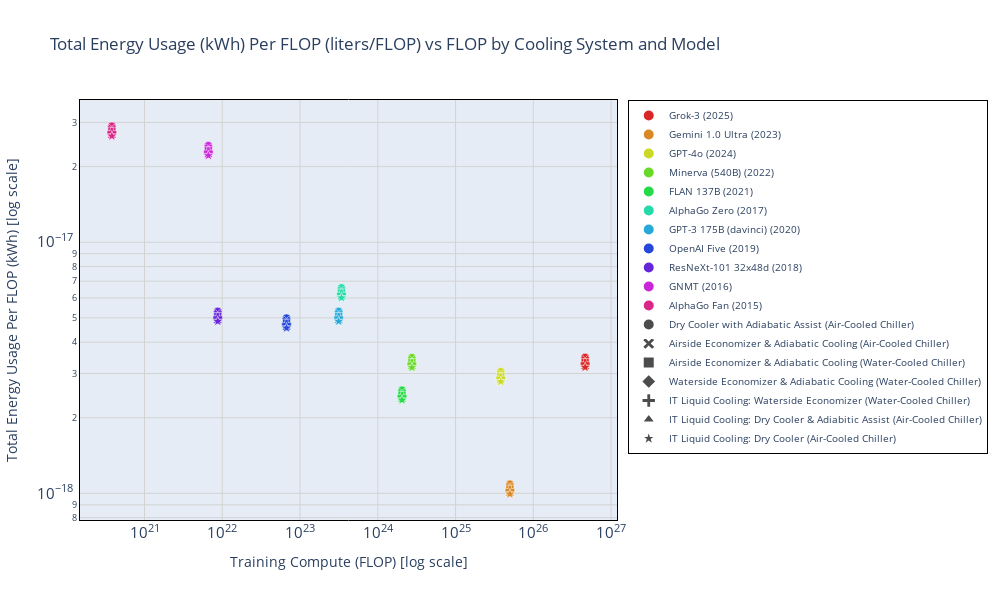

The notebook cell saved with this chart:
### Code cell
fig = create_scatter_plot(
    data=combined_notable,
    y_column='Total Energy Per FLOP',
    y_label='Total Energy Usage Per FLOP',
    y_units='kWh',
    plot_title='Total Energy Usage (kWh) Per FLOP (liters/FLOP) vs FLOP by Cooling System and Model'
)
fig.show()

### Figure 1 — Plotly figure (JSON) as saved in the notebook; plotly's stock layout.template omitted (floating-point values rounded to 4 significant figures)
{"data": [{"hovertemplate": "%{hovertext}<extra></extra>", "hovertext": ["<b>Grok-3 (2025)</b><br>Cooling: Dry Cooler with Adiabatic Assist (Air-Cooled Chiller)<br>Training Compute: 4.64e+26 FLOP<br>Total Energy Usage Per FLOP: 3.48e-18 kWh", "<b>Grok-3 (2025)</b><br>Cooling: Airside Economizer & Adiabatic Cooling (Air-Cooled Chiller)<br>Training Compute: 4.64e+26 FLOP<br>Total Energy Usage Per FLOP: 3.39e-18 kWh", "<b>Grok-3 (2025)</b><br>Cooling: Airside Economizer & Adiabatic Cooling (Water-Cooled Chiller)<br>Training Compute: 4.64e+26 FLOP<br>Total Energy Usage Per FLOP: 3.32e-18 kWh", "<b>Grok-3 (2025)</b><br>Cooling: Waterside Economizer & Adiabatic Cooling (Water-Cooled Chiller)<br>Training Compute: 4.64e+26 FLOP<br>Total Energy Usage Per FLOP: 3.24e-18 kWh", "<b>Grok-3 (2025)</b><br>Cooling: IT Liquid Cooling: Waterside Economizer (Water-Cooled Chiller)<br>Training Compute: 4.64e+26 FLOP<br>Total Energy Usage Per FLOP: 3.29e-18 kWh", "<b>Grok-3 (2025)</b><br>Cooling: IT Liquid Cooling: Dry Cooler & Adiabitic Assist (Air-Cooled Chiller)<br>Training Compute: 4.64e+26 FLOP<br>Total Energy Usage Per FLOP: 3.18e-18 kWh", "<b>Grok-3 (2025)</b><br>Cooling: IT Liquid Cooling: Dry Cooler (Air-Cooled Chiller)<br>Training Compute: 4.64e+26 FLOP<br>Total Energy Usage Per FLOP: 3.18e-18 kWh"], "marker": {"color": "hsl(0.0,70%,50%)", "line": {"color": "white", "width": 0.5}, "size": 8, "symbol": ["circle", "x", "square", "diamond", "cross", "triangle-up", "star"]}, "mode": "markers", "name": "Grok-3 (2025)", "showlegend": true, "type": "scatter", "x": [4.64e+26, 4.64e+26, 4.64e+26, 4.64e+26, 4.64e+26, 4.64e+26, 4.64e+26], "y": [3.483e-18, 3.394e-18, 3.323e-18, 3.243e-18, 3.289e-18, 3.175e-18, 3.175e-18]}, {"hovertemplate": "%{hovertext}<extra></extra>", "hovertext": ["<b>Gemini 1.0 Ultra (2023)</b><br>Cooling: Dry Cooler with Adiabatic Assist (Air-Cooled Chiller)<br>Training Compute: 5.00e+25 FLOP<br>Total Energy Usage Per FLOP: 1.09e-18 kWh", "<b>Gemini 1.0 Ultra (2023)</b><br>Cooling: Airside Economizer & Adiabatic Cooling (Air-Cooled Chiller)<br>Training Compute: 5.00e+25 FLOP<br>Total Energy Usage Per FLOP: 1.06e-18 kWh", "<b>Gemini 1.0 Ultra (2023)</b><br>Cooling: Airside Economizer & Adiabatic Cooling (Water-Cooled Chiller)<br>Training Compute: 5.00e+25 FLOP<br>Total Energy Usage Per FLOP: 1.04e-18 kWh", "<b>Gemini 1.0 Ultra (2023)</b><br>Cooling: Waterside Economizer & Adiabatic Cooling (Water-Cooled Chiller)<br>Training Compute: 5.00e+25 FLOP<br>Total Energy Usage Per FLOP: 1.02e-18 kWh", "<b>Gemini 1.0 Ultra (2023)</b><br>Cooling: IT Liquid Cooling: Waterside Economizer (Water-Cooled Chiller)<br>Training Compute: 5.00e+25 FLOP<br>Total Energy Usage Per FLOP: 1.03e-18 kWh", "<b>Gemini 1.0 Ultra (2023)</b><br>Cooling: IT Liquid Cooling: Dry Cooler & Adiabitic Assist (Air-Cooled Chiller)<br>Training Compute: 5.00e+25 FLOP<br>Total Energy Usage Per FLOP: 9.94e-19 kWh", "<b>Gemini 1.0 Ultra (2023)</b><br>Cooling: IT Liquid Cooling: Dry Cooler (Air-Cooled Chiller)<br>Training Compute: 5.00e+25 FLOP<br>Total Energy Usage Per FLOP: 9.94e-19 kWh"], "marker": {"color": "hsl(32.72727272727273,70%,50%)", "line": {"color": "white", "width": 0.5}, "size": 8, "symbol": ["circle", "x", "square", "diamond", "cross", "triangle-up", "star"]}, "mode": "markers", "name": "Gemini 1.0 Ultra (2023)", "showlegend": true, "type": "scatter", "x": [5e+25, 5e+25, 5e+25, 5e+25, 5e+25, 5e+25, 5e+25], "y": [1.09e-18, 1.062e-18, 1.04e-18, 1.015e-18, 1.03e-18, 9.939e-19, 9.939e-19]}, {"hovertemplate": "%{hovertext}<extra></extra>", "hovertext": ["<b>GPT-4o (2024)</b><br>Cooling: Dry Cooler with Adiabatic Assist (Air-Cooled Chiller)<br>Training Compute: 3.81e+25 FLOP<br>Total Energy Usage Per FLOP: 3.06e-18 kWh", "<b>GPT-4o (2024)</b><br>Cooling: Airside Economizer & Adiabatic Cooling (Air-Cooled Chiller)<br>Training Compute: 3.81e+25 FLOP<br>Total Energy Usage Per FLOP: 2.98e-18 kWh", "<b>GPT-4o (2024)</b><br>Cooling: Airside Economizer & Adiabatic Cooling (Water-Cooled Chiller)<br>Training Compute: 3.81e+25 FLOP<br>Total Energy Usage Per FLOP: 2.91e-18 kWh", "<b>GPT-4o (2024)</b><br>Cooling: Waterside Economizer & Adiabatic Cooling (Water-Cooled Chiller)<br>Training Compute: 3.81e+25 FLOP<br>Total Energy Usage Per FLOP: 2.84e-18 kWh", "<b>GPT-4o (2024)</b><br>Cooling: IT Liquid Cooling: Waterside Economizer (Water-Cooled Chiller)<br>Training Compute: 3.81e+25 FLOP<br>Total Energy Usage Per FLOP: 2.89e-18 kWh", "<b>GPT-4o (2024)</b><br>Cooling: IT Liquid Cooling: Dry Cooler & Adiabitic Assist (Air-Cooled Chiller)<br>Training Compute: 3.81e+25 FLOP<br>Total Energy Usage Per FLOP: 2.79e-18 kWh", "<b>GPT-4o (2024)</b><br>Cooling: IT Liquid Cooling: Dry Cooler (Air-Cooled Chiller)<br>Training Compute: 3.81e+25 FLOP<br>Total Energy Usage Per FLOP: 2.79e-18 kWh"], "marker": {"color": "hsl(65.45454545454545,70%,50%)", "line": {"color": "white", "width": 0.5}, "size": 8, "symbol": ["circle", "x", "square", "diamond", "cross", "triangle-up", "star"]}, "mode": "markers", "name": "GPT-4o (2024)", "showlegend": true, "type": "scatter", "x": [3.81e+25, 3.81e+25, 3.81e+25, 3.81e+25, 3.81e+25, 3.81e+25, 3.81e+25], "y": [3.055e-18, 2.978e-18, 2.915e-18, 2.845e-18, 2.885e-18, 2.786e-18, 2.786e-18]}, {"hovertemplate": "%{hovertext}<extra></extra>", "hovertext": ["<b>Minerva (540B) (2022)</b><br>Cooling: Dry Cooler with Adiabatic Assist (Air-Cooled Chiller)<br>Training Compute: 2.74e+24 FLOP<br>Total Energy Usage Per FLOP: 3.48e-18 kWh", "<b>Minerva (540B) (2022)</b><br>Cooling: Airside Economizer & Adiabatic Cooling (Air-Cooled Chiller)<br>Training Compute: 2.74e+24 FLOP<br>Total Energy Usage Per FLOP: 3.39e-18 kWh", "<b>Minerva (540B) (2022)</b><br>Cooling: Airside Economizer & Adiabatic Cooling (Water-Cooled Chiller)<br>Training Compute: 2.74e+24 FLOP<br>Total Energy Usage Per FLOP: 3.32e-18 kWh", "<b>Minerva (540B) (2022)</b><br>Cooling: Waterside Economizer & Adiabatic Cooling (Water-Cooled Chiller)<br>Training Compute: 2.74e+24 FLOP<br>Total Energy Usage Per FLOP: 3.24e-18 kWh", "<b>Minerva (540B) (2022)</b><br>Cooling: IT Liquid Cooling: Waterside Economizer (Water-Cooled Chiller)<br>Training Compute: 2.74e+24 FLOP<br>Total Energy Usage Per FLOP: 3.28e-18 kWh", "<b>Minerva (540B) (2022)</b><br>Cooling: IT Liquid Cooling: Dry Cooler & Adiabitic Assist (Air-Cooled Chiller)<br>Training Compute: 2.74e+24 FLOP<br>Total Energy Usage Per FLOP: 3.17e-18 kWh", "<b>Minerva (540B) (2022)</b><br>Cooling: IT Liquid Cooling: Dry Cooler (Air-Cooled Chiller)<br>Training Compute: 2.74e+24 FLOP<br>Total Energy Usage Per FLOP: 3.17e-18 kWh"], "marker": {"color": "hsl(98.18181818181819,70%,50%)", "line": {"color": "white", "width": 0.5}, "size": 8, "symbol": ["circle", "x", "square", "diamond", "cross", "triangle-up", "star"]}, "mode": "markers", "name": "Minerva (540B) (2022)", "showlegend": true, "type": "scatter", "x": [2.742e+24, 2.742e+24, 2.742e+24, 2.742e+24, 2.742e+24, 2.742e+24, 2.742e+24], "y": [3.477e-18, 3.389e-18, 3.317e-18, 3.237e-18, 3.284e-18, 3.17e-18, 3.17e-18]}, {"hovertemplate": "%{hovertext}<extra></extra>", "hovertext": ["<b>FLAN 137B (2021)</b><br>Cooling: Dry Cooler with Adiabatic Assist (Air-Cooled Chiller)<br>Training Compute: 2.05e+24 FLOP<br>Total Energy Usage Per FLOP: 2.58e-18 kWh", "<b>FLAN 137B (2021)</b><br>Cooling: Airside Economizer & Adiabatic Cooling (Air-Cooled Chiller)<br>Training Compute: 2.05e+24 FLOP<br>Total Energy Usage Per FLOP: 2.51e-18 kWh", "<b>FLAN 137B (2021)</b><br>Cooling: Airside Economizer & Adiabatic Cooling (Water-Cooled Chiller)<br>Training Compute: 2.05e+24 FLOP<br>Total Energy Usage Per FLOP: 2.46e-18 kWh", "<b>FLAN 137B (2021)</b><br>Cooling: Waterside Economizer & Adiabatic Cooling (Water-Cooled Chiller)<br>Training Compute: 2.05e+24 FLOP<br>Total Energy Usage Per FLOP: 2.40e-18 kWh", "<b>FLAN 137B (2021)</b><br>Cooling: IT Liquid Cooling: Waterside Economizer (Water-Cooled Chiller)<br>Training Compute: 2.05e+24 FLOP<br>Total Energy Usage Per FLOP: 2.44e-18 kWh", "<b>FLAN 137B (2021)</b><br>Cooling: IT Liquid Cooling: Dry Cooler & Adiabitic Assist (Air-Cooled Chiller)<br>Training Compute: 2.05e+24 FLOP<br>Total Energy Usage Per FLOP: 2.35e-18 kWh", "<b>FLAN 137B (2021)</b><br>Cooling: IT Liquid Cooling: Dry Cooler (Air-Cooled Chiller)<br>Training Compute: 2.05e+24 FLOP<br>Total Energy Usage Per FLOP: 2.35e-18 kWh"], "marker": {"color": "hsl(130.9090909090909,70%,50%)", "line": {"color": "white", "width": 0.5}, "size": 8, "symbol": ["circle", "x", "square", "diamond", "cross", "triangle-up", "star"]}, "mode": "markers", "name": "FLAN 137B (2021)", "showlegend": true, "type": "scatter", "x": [2.047e+24, 2.047e+24, 2.047e+24, 2.047e+24, 2.047e+24, 2.047e+24, 2.047e+24], "y": [2.58e-18, 2.514e-18, 2.461e-18, 2.402e-18, 2.436e-18, 2.352e-18, 2.352e-18]}, {"hovertemplate": "%{hovertext}<extra></extra>", "hovertext": ["<b>AlphaGo Zero (2017)</b><br>Cooling: Dry Cooler with Adiabatic Assist (Air-Cooled Chiller)<br>Training Compute: 3.41e+23 FLOP<br>Total Energy Usage Per FLOP: 6.59e-18 kWh", "<b>AlphaGo Zero (2017)</b><br>Cooling: Airside Economizer & Adiabatic Cooling (Air-Cooled Chiller)<br>Training Compute: 3.41e+23 FLOP<br>Total Energy Usage Per FLOP: 6.42e-18 kWh", "<b>AlphaGo Zero (2017)</b><br>Cooling: Airside Economizer & Adiabatic Cooling (Water-Cooled Chiller)<br>Training Compute: 3.41e+23 FLOP<br>Total Energy Usage Per FLOP: 6.29e-18 kWh", "<b>AlphaGo Zero (2017)</b><br>Cooling: Waterside Economizer & Adiabatic Cooling (Water-Cooled Chiller)<br>Training Compute: 3.41e+23 FLOP<br>Total Energy Usage Per FLOP: 6.14e-18 kWh", "<b>AlphaGo Zero (2017)</b><br>Cooling: IT Liquid Cooling: Waterside Economizer (Water-Cooled Chiller)<br>Training Compute: 3.41e+23 FLOP<br>Total Energy Usage Per FLOP: 6.22e-18 kWh", "<b>AlphaGo Zero (2017)</b><br>Cooling: IT Liquid Cooling: Dry Cooler & Adiabitic Assist (Air-Cooled Chiller)<br>Training Compute: 3.41e+23 FLOP<br>Total Energy Usage Per FLOP: 6.01e-18 kWh", "<b>AlphaGo Zero (2017)</b><br>Cooling: IT Liquid Cooling: Dry Cooler (Air-Cooled Chiller)<br>Training Compute: 3.41e+23 FLOP<br>Total Energy Usage Per FLOP: 6.01e-18 kWh"], "marker": {"color": "hsl(163.63636363636363,70%,50%)", "line": {"color": "white", "width": 0.5}, "size": 8, "symbol": ["circle", "x", "square", "diamond", "cross", "triangle-up", "star"]}, "mode": "markers", "name": "AlphaGo Zero (2017)", "showlegend": true, "type": "scatter", "x": [3.41e+23, 3.41e+23, 3.41e+23, 3.41e+23, 3.41e+23, 3.41e+23, 3.41e+23], "y": [6.589e-18, 6.422e-18, 6.287e-18, 6.135e-18, 6.223e-18, 6.008e-18, 6.008e-18]}, {"hovertemplate": "%{hovertext}<extra></extra>", "hovertext": ["<b>GPT-3 175B (davinci) (2020)</b><br>Cooling: Dry Cooler with Adiabatic Assist (Air-Cooled Chiller)<br>Training Compute: 3.14e+23 FLOP<br>Total Energy Usage Per FLOP: 5.31e-18 kWh", "<b>GPT-3 175B (davinci) (2020)</b><br>Cooling: Airside Economizer & Adiabatic Cooling (Air-Cooled Chiller)<br>Training Compute: 3.14e+23 FLOP<br>Total Energy Usage Per FLOP: 5.18e-18 kWh", "<b>GPT-3 175B (davinci) (2020)</b><br>Cooling: Airside Economizer & Adiabatic Cooling (Water-Cooled Chiller)<br>Training Compute: 3.14e+23 FLOP<br>Total Energy Usage Per FLOP: 5.07e-18 kWh", "<b>GPT-3 175B (davinci) (2020)</b><br>Cooling: Waterside Economizer & Adiabatic Cooling (Water-Cooled Chiller)<br>Training Compute: 3.14e+23 FLOP<br>Total Energy Usage Per FLOP: 4.95e-18 kWh", "<b>GPT-3 175B (davinci) (2020)</b><br>Cooling: IT Liquid Cooling: Waterside Economizer (Water-Cooled Chiller)<br>Training Compute: 3.14e+23 FLOP<br>Total Energy Usage Per FLOP: 5.02e-18 kWh", "<b>GPT-3 175B (davinci) (2020)</b><br>Cooling: IT Liquid Cooling: Dry Cooler & Adiabitic Assist (Air-Cooled Chiller)<br>Training Compute: 3.14e+23 FLOP<br>Total Energy Usage Per FLOP: 4.84e-18 kWh", "<b>GPT-3 175B (davinci) (2020)</b><br>Cooling: IT Liquid Cooling: Dry Cooler (Air-Cooled Chiller)<br>Training Compute: 3.14e+23 FLOP<br>Total Energy Usage Per FLOP: 4.84e-18 kWh"], "marker": {"color": "hsl(196.36363636363637,70%,50%)", "line": {"color": "white", "width": 0.5}, "size": 8, "symbol": ["circle", "x", "square", "diamond", "cross", "triangle-up", "star"]}, "mode": "markers", "name": "GPT-3 175B (davinci) (2020)", "showlegend": true, "type": "scatter", "x": [3.14e+23, 3.14e+23, 3.14e+23, 3.14e+23, 3.14e+23, 3.14e+23, 3.14e+23], "y": [5.311e-18, 5.176e-18, 5.067e-18, 4.945e-18, 5.016e-18, 4.842e-18, 4.842e-18]}, {"hovertemplate": "%{hovertext}<extra></extra>", "hovertext": ["<b>OpenAI Five (2019)</b><br>Cooling: Dry Cooler with Adiabatic Assist (Air-Cooled Chiller)<br>Training Compute: 6.70e+22 FLOP<br>Total Energy Usage Per FLOP: 5.00e-18 kWh", "<b>OpenAI Five (2019)</b><br>Cooling: Airside Economizer & Adiabatic Cooling (Air-Cooled Chiller)<br>Training Compute: 6.70e+22 FLOP<br>Total Energy Usage Per FLOP: 4.87e-18 kWh", "<b>OpenAI Five (2019)</b><br>Cooling: Airside Economizer & Adiabatic Cooling (Water-Cooled Chiller)<br>Training Compute: 6.70e+22 FLOP<br>Total Energy Usage Per FLOP: 4.77e-18 kWh", "<b>OpenAI Five (2019)</b><br>Cooling: Waterside Economizer & Adiabatic Cooling (Water-Cooled Chiller)<br>Training Compute: 6.70e+22 FLOP<br>Total Energy Usage Per FLOP: 4.65e-18 kWh", "<b>OpenAI Five (2019)</b><br>Cooling: IT Liquid Cooling: Waterside Economizer (Water-Cooled Chiller)<br>Training Compute: 6.70e+22 FLOP<br>Total Energy Usage Per FLOP: 4.72e-18 kWh", "<b>OpenAI Five (2019)</b><br>Cooling: IT Liquid Cooling: Dry Cooler & Adiabitic Assist (Air-Cooled Chiller)<br>Training Compute: 6.70e+22 FLOP<br>Total Energy Usage Per FLOP: 4.55e-18 kWh", "<b>OpenAI Five (2019)</b><br>Cooling: IT Liquid Cooling: Dry Cooler (Air-Cooled Chiller)<br>Training Compute: 6.70e+22 FLOP<br>Total Energy Usage Per FLOP: 4.55e-18 kWh"], "marker": {"color": "hsl(229.0909090909091,70%,50%)", "line": {"color": "white", "width": 0.5}, "size": 8, "symbol": ["circle", "x", "square", "diamond", "cross", "triangle-up", "star"]}, "mode": "markers", "name": "OpenAI Five (2019)", "showlegend": true, "type": "scatter", "x": [6.7e+22, 6.7e+22, 6.7e+22, 6.7e+22, 6.7e+22, 6.7e+22, 6.7e+22], "y": [4.995e-18, 4.868e-18, 4.766e-18, 4.651e-18, 4.718e-18, 4.555e-18, 4.555e-18]}, {"hovertemplate": "%{hovertext}<extra></extra>", "hovertext": ["<b>ResNeXt-101 32x48d (2018)</b><br>Cooling: Dry Cooler with Adiabatic Assist (Air-Cooled Chiller)<br>Training Compute: 8.74e+21 FLOP<br>Total Energy Usage Per FLOP: 5.31e-18 kWh", "<b>ResNeXt-101 32x48d (2018)</b><br>Cooling: Airside Economizer & Adiabatic Cooling (Air-Cooled Chiller)<br>Training Compute: 8.74e+21 FLOP<br>Total Energy Usage Per FLOP: 5.18e-18 kWh", "<b>ResNeXt-101 32x48d (2018)</b><br>Cooling: Airside Economizer & Adiabatic Cooling (Water-Cooled Chiller)<br>Training Compute: 8.74e+21 FLOP<br>Total Energy Usage Per FLOP: 5.07e-18 kWh", "<b>ResNeXt-101 32x48d (2018)</b><br>Cooling: Waterside Economizer & Adiabatic Cooling (Water-Cooled Chiller)<br>Training Compute: 8.74e+21 FLOP<br>Total Energy Usage Per FLOP: 4.95e-18 kWh", "<b>ResNeXt-101 32x48d (2018)</b><br>Cooling: IT Liquid Cooling: Waterside Economizer (Water-Cooled Chiller)<br>Training Compute: 8.74e+21 FLOP<br>Total Energy Usage Per FLOP: 5.02e-18 kWh", "<b>ResNeXt-101 32x48d (2018)</b><br>Cooling: IT Liquid Cooling: Dry Cooler & Adiabitic Assist (Air-Cooled Chiller)<br>Training Compute: 8.74e+21 FLOP<br>Total Energy Usage Per FLOP: 4.84e-18 kWh", "<b>ResNeXt-101 32x48d (2018)</b><br>Cooling: IT Liquid Cooling: Dry Cooler (Air-Cooled Chiller)<br>Training Compute: 8.74e+21 FLOP<br>Total Energy Usage Per FLOP: 4.84e-18 kWh"], "marker": {"color": "hsl(261.8181818181818,70%,50%)", "line": {"color": "white", "width": 0.5}, "size": 8, "symbol": ["circle", "x", "square", "diamond", "cross", "triangle-up", "star"]}, "mode": "markers", "name": "ResNeXt-101 32x48d (2018)", "showlegend": true, "type": "scatter", "x": [8.744e+21, 8.744e+21, 8.744e+21, 8.744e+21, 8.744e+21, 8.744e+21, 8.744e+21], "y": [5.311e-18, 5.176e-18, 5.067e-18, 4.945e-18, 5.016e-18, 4.842e-18, 4.842e-18]}, {"hovertemplate": "%{hovertext}<extra></extra>", "hovertext": ["<b>GNMT (2016)</b><br>Cooling: Dry Cooler with Adiabatic Assist (Air-Cooled Chiller)<br>Training Compute: 6.62e+21 FLOP<br>Total Energy Usage Per FLOP: 2.43e-17 kWh", "<b>GNMT (2016)</b><br>Cooling: Airside Economizer & Adiabatic Cooling (Air-Cooled Chiller)<br>Training Compute: 6.62e+21 FLOP<br>Total Energy Usage Per FLOP: 2.37e-17 kWh", "<b>GNMT (2016)</b><br>Cooling: Airside Economizer & Adiabatic Cooling (Water-Cooled Chiller)<br>Training Compute: 6.62e+21 FLOP<br>Total Energy Usage Per FLOP: 2.32e-17 kWh", "<b>GNMT (2016)</b><br>Cooling: Waterside Economizer & Adiabatic Cooling (Water-Cooled Chiller)<br>Training Compute: 6.62e+21 FLOP<br>Total Energy Usage Per FLOP: 2.26e-17 kWh", "<b>GNMT (2016)</b><br>Cooling: IT Liquid Cooling: Waterside Economizer (Water-Cooled Chiller)<br>Training Compute: 6.62e+21 FLOP<br>Total Energy Usage Per FLOP: 2.29e-17 kWh", "<b>GNMT (2016)</b><br>Cooling: IT Liquid Cooling: Dry Cooler & Adiabitic Assist (Air-Cooled Chiller)<br>Training Compute: 6.62e+21 FLOP<br>Total Energy Usage Per FLOP: 2.21e-17 kWh", "<b>GNMT (2016)</b><br>Cooling: IT Liquid Cooling: Dry Cooler (Air-Cooled Chiller)<br>Training Compute: 6.62e+21 FLOP<br>Total Energy Usage Per FLOP: 2.21e-17 kWh"], "marker": {"color": "hsl(294.54545454545456,70%,50%)", "line": {"color": "white", "width": 0.5}, "size": 8, "symbol": ["circle", "x", "square", "diamond", "cross", "triangle-up", "star"]}, "mode": "markers", "name": "GNMT (2016)", "showlegend": true, "type": "scatter", "x": [6.62e+21, 6.62e+21, 6.62e+21, 6.62e+21, 6.62e+21, 6.62e+21, 6.62e+21], "y": [2.428e-17, 2.366e-17, 2.317e-17, 2.261e-17, 2.293e-17, 2.214e-17, 2.214e-17]}, {"hovertemplate": "%{hovertext}<extra></extra>", "hovertext": ["<b>AlphaGo Fan (2015)</b><br>Cooling: Dry Cooler with Adiabatic Assist (Air-Cooled Chiller)<br>Training Compute: 3.80e+20 FLOP<br>Total Energy Usage Per FLOP: 2.90e-17 kWh", "<b>AlphaGo Fan (2015)</b><br>Cooling: Airside Economizer & Adiabatic Cooling (Air-Cooled Chiller)<br>Training Compute: 3.80e+20 FLOP<br>Total Energy Usage Per FLOP: 2.83e-17 kWh", "<b>AlphaGo Fan (2015)</b><br>Cooling: Airside Economizer & Adiabatic Cooling (Water-Cooled Chiller)<br>Training Compute: 3.80e+20 FLOP<br>Total Energy Usage Per FLOP: 2.77e-17 kWh", "<b>AlphaGo Fan (2015)</b><br>Cooling: Waterside Economizer & Adiabatic Cooling (Water-Cooled Chiller)<br>Training Compute: 3.80e+20 FLOP<br>Total Energy Usage Per FLOP: 2.70e-17 kWh", "<b>AlphaGo Fan (2015)</b><br>Cooling: IT Liquid Cooling: Waterside Economizer (Water-Cooled Chiller)<br>Training Compute: 3.80e+20 FLOP<br>Total Energy Usage Per FLOP: 2.74e-17 kWh", "<b>AlphaGo Fan (2015)</b><br>Cooling: IT Liquid Cooling: Dry Cooler & Adiabitic Assist (Air-Cooled Chiller)<br>Training Compute: 3.80e+20 FLOP<br>Total Energy Usage Per FLOP: 2.65e-17 kWh", "<b>AlphaGo Fan (2015)</b><br>Cooling: IT Liquid Cooling: Dry Cooler (Air-Cooled Chiller)<br>Training Compute: 3.80e+20 FLOP<br>Total Energy Usage Per FLOP: 2.65e-17 kWh"], "marker": {"color": "hsl(327.27272727272725,70%,50%)", "line": {"color": "white", "width": 0.5}, "size": 8, "symbol": ["circle", "x", "square", "diamond", "cross", "triangle-up", "star"]}, "mode": "markers", "name": "AlphaGo Fan (2015)", "showlegend": true, "type": "scatter", "x": [3.8e+20, 3.8e+20, 3.8e+20, 3.8e+20, 3.8e+20, 3.8e+20, 3.8e+20], "y": [2.903e-17, 2.83e-17, 2.77e-17, 2.703e-17, 2.742e-17, 2.647e-17, 2.647e-17]}, {"hoverinfo": "skip", "legendgroup": "cooling_Dry Cooler with Adiabatic Assist (Air-Cooled Chiller)", "marker": {"color": "rgba(0,0,0,0.7)", "line": {"color": "white", "width": 1}, "size": 8, "symbol": "circle"}, "mode": "markers", "name": "Dry Cooler with Adiabatic Assist (Air-Cooled Chiller)", "showlegend": true, "type": "scatter", "x": [null], "y": [null]}, {"hoverinfo": "skip", "legendgroup": "cooling_Airside Economizer & Adiabatic Cooling (Air-Cooled Chiller)", "marker": {"color": "rgba(0,0,0,0.7)", "line": {"color": "white", "width": 1}, "size": 8, "symbol": "x"}, "mode": "markers", "name": "Airside Economizer & Adiabatic Cooling (Air-Cooled Chiller)", "showlegend": true, "type": "scatter", "x": [null], "y": [null]}, {"hoverinfo": "skip", "legendgroup": "cooling_Airside Economizer & Adiabatic Cooling (Water-Cooled Chiller)", "marker": {"color": "rgba(0,0,0,0.7)", "line": {"color": "white", "width": 1}, "size": 8, "symbol": "square"}, "mode": "markers", "name": "Airside Economizer & Adiabatic Cooling (Water-Cooled Chiller)", "showlegend": true, "type": "scatter", "x": [null], "y": [null]}, {"hoverinfo": "skip", "legendgroup": "cooling_Waterside Economizer & Adiabatic Cooling (Water-Cooled Chiller)", "marker": {"color": "rgba(0,0,0,0.7)", "line": {"color": "white", "width": 1}, "size": 8, "symbol": "diamond"}, "mode": "markers", "name": "Waterside Economizer & Adiabatic Cooling (Water-Cooled Chiller)", "showlegend": true, "type": "scatter", "x": [null], "y": [null]}, {"hoverinfo": "skip", "legendgroup": "cooling_IT Liquid Cooling: Waterside Economizer (Water-Cooled Chiller)", "marker": {"color": "rgba(0,0,0,0.7)", "line": {"color": "white", "width": 1}, "size": 8, "symbol": "cross"}, "mode": "markers", "name": "IT Liquid Cooling: Waterside Economizer (Water-Cooled Chiller)", "showlegend": true, "type": "scatter", "x": [null], "y": [null]}, {"hoverinfo": "skip", "legendgroup": "cooling_IT Liquid Cooling: Dry Cooler & Adiabitic Assist (Air-Cooled Chiller)", "marker": {"color": "rgba(0,0,0,0.7)", "line": {"color": "white", "width": 1}, "size": 8, "symbol": "triangle-up"}, "mode": "markers", "name": "IT Liquid Cooling: Dry Cooler & Adiabitic Assist (Air-Cooled Chiller)", "showlegend": true, "type": "scatter", "x": [null], "y": [null]}, {"hoverinfo": "skip", "legendgroup": "cooling_IT Liquid Cooling: Dry Cooler (Air-Cooled Chiller)", "marker": {"color": "rgba(0,0,0,0.7)", "line": {"color": "white", "width": 1}, "size": 8, "symbol": "star"}, "mode": "markers", "name": "IT Liquid Cooling: Dry Cooler (Air-Cooled Chiller)", "showlegend": true, "type": "scatter", "x": [null], "y": [null]}], "layout": {"height": 600, "legend": {"bgcolor": "rgba(255,255,255,0.8)", "bordercolor": "black", "borderwidth": 1, "font": {"size": 10}, "itemsizing": "constant", "orientation": "v", "tracegroupgap": 0, "x": 1.02, "xanchor": "left", "y": 1, "yanchor": "top"}, "margin": {"r": 300}, "title": {"text": "Total Energy Usage (kWh) Per FLOP (liters/FLOP) vs FLOP by Cooling System and Model"}, "width": 1000, "xaxis": {"gridcolor": "lightgray", "gridwidth": 1, "linecolor": "black", "linewidth": 1, "mirror": true, "showgrid": true, "showline": true, "title": {"text": "Training Compute (FLOP) [log scale]"}, "type": "log"}, "yaxis": {"gridcolor": "lightgray", "gridwidth": 1, "linecolor": "black", "linewidth": 1, "mirror": true, "showgrid": true, "showline": true, "title": {"text": "Total Energy Usage Per FLOP (kWh) [log scale]"}, "type": "log"}}}
